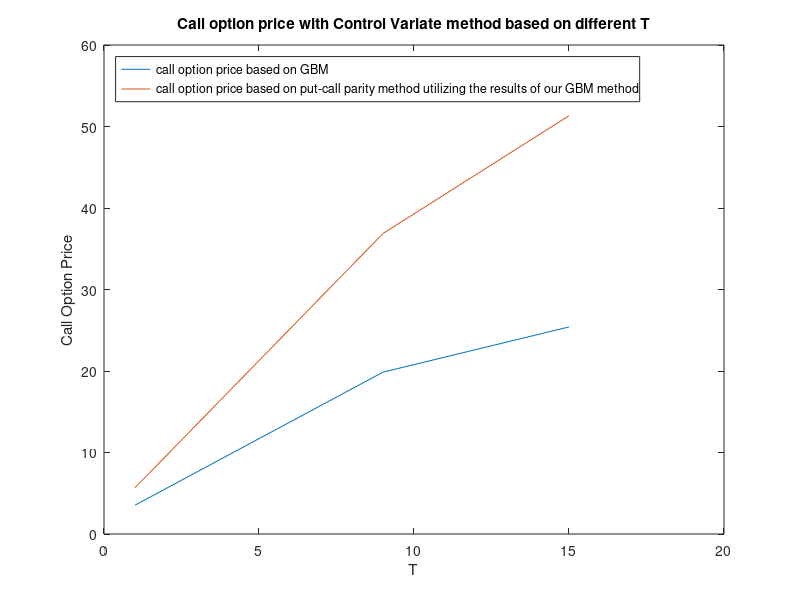

Here is the MATLAB script that generated this plot:
rng(10);
clc;
clear;

C=[3.53660387
19.85982136
25.40676371


];
t=[1
9
15


];
C_mat=[5.68048233
36.87093901
51.32411235

];


figure

plot(t,C);
title('Call option price with Control Variate method based on different T')
xlabel('T')
hold on;
plot(t,C_mat);
het1=legend('call option price based on GBM','call option price based on put-call parity method utilizing the results of our GBM method')
set(het1,'Location','NorthWest') 
ylabel('Call Option Price')
